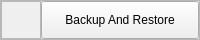
               <widget class="QFrame" name="frame_13">
                <property name="minimumSize">
                 <size>
                  <width>0</width>
                  <height>40</height>
                 </size>
                </property>
                <property name="maximumSize">
                 <size>
                  <width>16777215</width>
                  <height>40</height>
                 </size>
                </property>
                <property name="frameShape">
                 <enum>QFrame::StyledPanel</enum>
                </property>
                <property name="frameShadow">
                 <enum>QFrame::Raised</enum>
                </property>
                <layout class="QHBoxLayout" name="horizontalLayout_11">
                 <property name="spacing">
                  <number>0</number>
                 </property>
                 <property name="leftMargin">
                  <number>0</number>
                 </property>
                 <property name="topMargin">
                  <number>0</number>
                 </property>
                 <property name="rightMargin">
                  <number>0</number>
                 </property>
                 <property name="bottomMargin">
                  <number>0</number>
                 </property>
                 <item alignment="Qt::AlignLeft">
                  <widget class="QFrame" name="frame_26">
                   <property name="frameShape">
                    <enum>QFrame::StyledPanel</enum>
                   </property>
                   <property name="frameShadow">
                    <enum>QFrame::Raised</enum>
                   </property>
                   <layout class="QHBoxLayout" name="horizontalLayout_24">
                    <item>
                     <widget class="QLabel" name="backup_restore_logo">
                      <property name="minimumSize">
                       <size>
                        <width>20</width>
                        <height>20</height>
                       </size>
                      </property>
                      <property name="maximumSize">
                       <size>
                        <width>20</width>
                        <height>20</height>
                       </size>
                      </property>
                      <property name="text">
                       <string/>
                      </property>
                      <property name="pixmap">
                       <pixmap>../../../resources/icons/database.png</pixmap>
                      </property>
                      <property name="scaledContents">
                       <bool>true</bool>
                      </property>
                     </widget>
                    </item>
                   </layout>
                  </widget>
                 </item>
                 <item>
                  <widget class="QPushButton" name="backupRestore_pushButton">
                   <property name="sizePolicy">
                    <sizepolicy hsizetype="Expanding" vsizetype="Expanding">
                     <horstretch>0</horstretch>
                     <verstretch>0</verstretch>
                    </sizepolicy>
                   </property>
                   <property name="cursor">
                    <cursorShape>PointingHandCursor</cursorShape>
                   </property>
                   <property name="text">
                    <string>Backup And Restore</string>
                   </property>
                  </widget>
                 </item>
                </layout>
               </widget>
